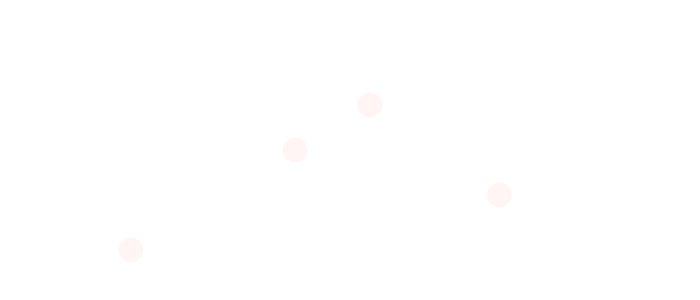
Frame 1 (no input)
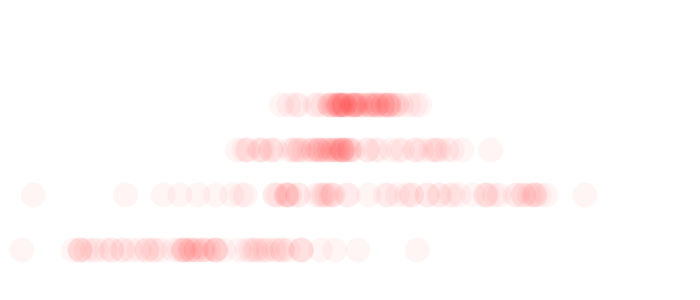
Frame 60 (no input)
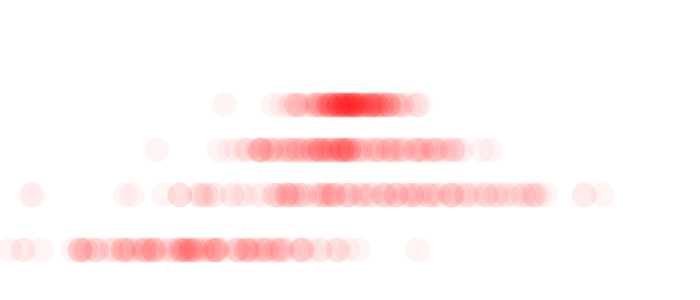
Frame 120 (the mouse pressed at the canvas centre since frame 60)

The p5.js sketch that drew these frames (run headless with seeded random() and noise() and a simulated clock; from frame 60 on, the mouse is pressed at the canvas centre):

// p5.js sketch
// ── sketch.js
// Gaussian Distribution
//      This sketch illustrates how changing the standard deviation argument
//      for randomGaussian() can adjust the bell curve of distribution.  
// The Nature of Code by Daniel Shiffman, Ch. 0 Randomness
//
// Author: Taylor Barringer
// Date:   2025-03-01

function setup() {
    createCanvas(700, 300);
    background(255);
}

function draw() {
    let lowStandardDeviation = randomGaussian(350, 30);        // high bell curve
    let mediumStandardDeviation = randomGaussian(350, 60);
    let highStandardDeviation = randomGaussian(350, 120);      // low bell curve
    let shiftedStandardDeviation = randomGaussian(200, 90);    // shifted mean to left side

    noStroke();
    fill(255, 0, 0, 10);

    circle(lowStandardDeviation, 105, 25);
    circle(mediumStandardDeviation, 150, 25);
    circle(highStandardDeviation, 195, 25);
    circle(shiftedStandardDeviation, 250, 25);
}


// ── style.css
/* Basic reset */
* {
    margin: 0;
    padding: 0;
    box-sizing: border-box;
}

/* Full height and width for the body */
html, body {
    height: 100%;
    width: 100%;
    margin: 0;
    display: flex;
    flex-direction: column; /* Stack the elements vertically */
}

/* Header container - flex layout to align titles */
header {
    display: flex;
    justify-content: center; /* Center the content horizontally */
    align-items: baseline; /* Align titles on the same baseline */
    width: 100%;
    padding: 10px 20px; /* Add some padding */
    position: relative; /* Keep this container relative for positioning */
}

/* Title for the blog (left-aligned) */
#blog-title {
    position: absolute; /* Fix it to the left side */
    left: 20px;
    font-weight: bold;
}

/* Title for the project sketch, centered in the header */
#sketch-title {
    text-align: center;
    font-weight: normal;
    margin: 0 auto; /* Center the project title */
    margin-top: 13px;
}

/* Main container for the p5.js sketch */
main {
    flex-grow: 1; /* Make it take up the remaining space */
    display: flex;
    justify-content: center; /* Horizontally center the sketch */
    align-items: center;     /* Vertically center the sketch */
    padding-top: 10px;
    padding-bottom: 20px;
}
